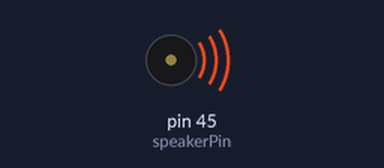
This sketch was run on a simulated Arduino Mega 2560, built with avr-gcc and run on an emulated ATmega2560. Shown: buzzer (waves = sounding). At 1.5 s the program stops and its outputs stay as they are.

Above: at 0.1 s.
Timing chart, 0 to 1.6 s (numbered marks = the images above):
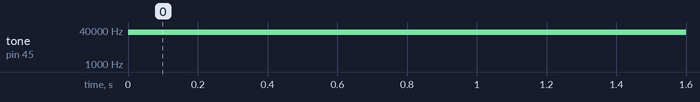

The sketch:

Sample.ino
```cpp
#include <stdint.h>
#include <avr/interrupt.h>
#include <avr/io.h>
#include <avr/pgmspace.h>
#include "SoundData.h"
#define SAMPLE_RATE 8000

// SET HERE THE LENGTH OF YOUR AUDIO WAVE
int SoundDataLength = 12000;

// DO NOT MODIFY
int speakerPin = 45;
volatile uint16_t sample;
byte lastSample;

void stopPlayback()
  {
  TIMSK1 &= ~_BV(OCIE5A);
  TCCR5B &= ~_BV(CS10);
  TCCR5B &= ~_BV(CS10);
  digitalWrite(speakerPin, LOW);
  }

ISR(TIMER1_COMPA_vect)
  {
  if (sample >= SoundDataLength)
    {
    if (sample == SoundDataLength + lastSample)
      {
      stopPlayback();
      }
      else
      {
      OCR5B = SoundDataLength + lastSample - sample;
      }
    }
    else
    {
    OCR5B = pgm_read_byte(&SoundData[sample]);
    }
  ++sample;
  }

void setup()
  {
  pinMode(speakerPin, OUTPUT);
  ASSR &= ~(_BV(EXCLK) | _BV(AS2));
  TCCR5B &= ~_BV(WGM52);
  TCCR5A = (TCCR5A | _BV(COM5B1)) & ~_BV(COM5B0);
  TCCR5A &= ~(_BV(COM5A1) | _BV(COM5A0));
  TCCR5B = (TCCR5B & ~(_BV(CS12) | _BV(CS11))) | _BV(CS10);
  OCR5B = pgm_read_byte(&SoundData[0]);
  cli();
  TCCR1B = (TCCR1B & ~_BV(WGM13)) | _BV(WGM12);
  TCCR1A = TCCR1A & ~(_BV(WGM11) | _BV(WGM10));
  TCCR1B = (TCCR1B & ~(_BV(CS12) | _BV(CS11))) | _BV(CS10);
  OCR1A = F_CPU / SAMPLE_RATE;
  TIMSK1 |= _BV(OCIE1A);
  lastSample = pgm_read_byte(&SoundData[SoundDataLength-1]);
  sample = 0;
  sei();
  }

void loop()
  {
  while (true);
  }
```

Source omitted: SoundData.h (data table, 51376 bytes)

Measured:
- by itself, tone on pin 45 (speakerPin): silent → 31373 Hz at 0.00 s
